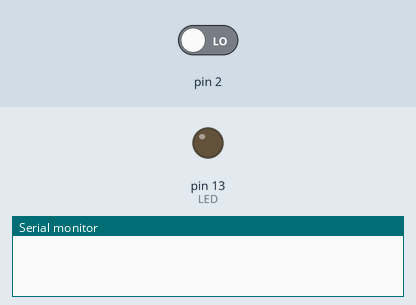
Bench run of a sketch on a simulated Arduino Uno, built with avr-gcc and run on an emulated ATmega328P. On the bench: output pins drawn as LEDs (lit = HIGH), the last lines printed to the serial monitor. Inputs (shaded band) come from the test bench; at power-on: pin 2 LOW.

Above: at 1.2 s.
1.3 s: pin 2 driven HIGH
At 1.9 s:
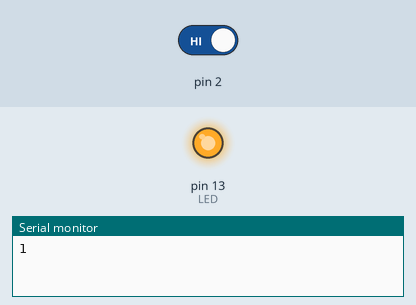
Timing chart, 0 to 4.3 s (numbered marks = the images above; inputs shaded):
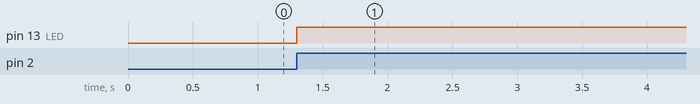

Measured:
- after the input at 1.3 s, pin 13 (LED): LOW → HIGH at once

The sketch:

PULSASION.ino
```cpp
volatile int memoria;
int ant;
const int LED =13;
void setup() {
  Serial.begin(9600);
  attachInterrupt(digitalPinToInterrupt(2),boton ,RISING);
}

void loop() {
  pinMode(LED,OUTPUT);
  if(ant != memoria){
    pinMode(LED,OUTPUT);
    Serial.println(memoria);
    ant=memoria;
    digitalWrite(LED, HIGH);
  }
}
void boton(){
  memoria++;
}
```
